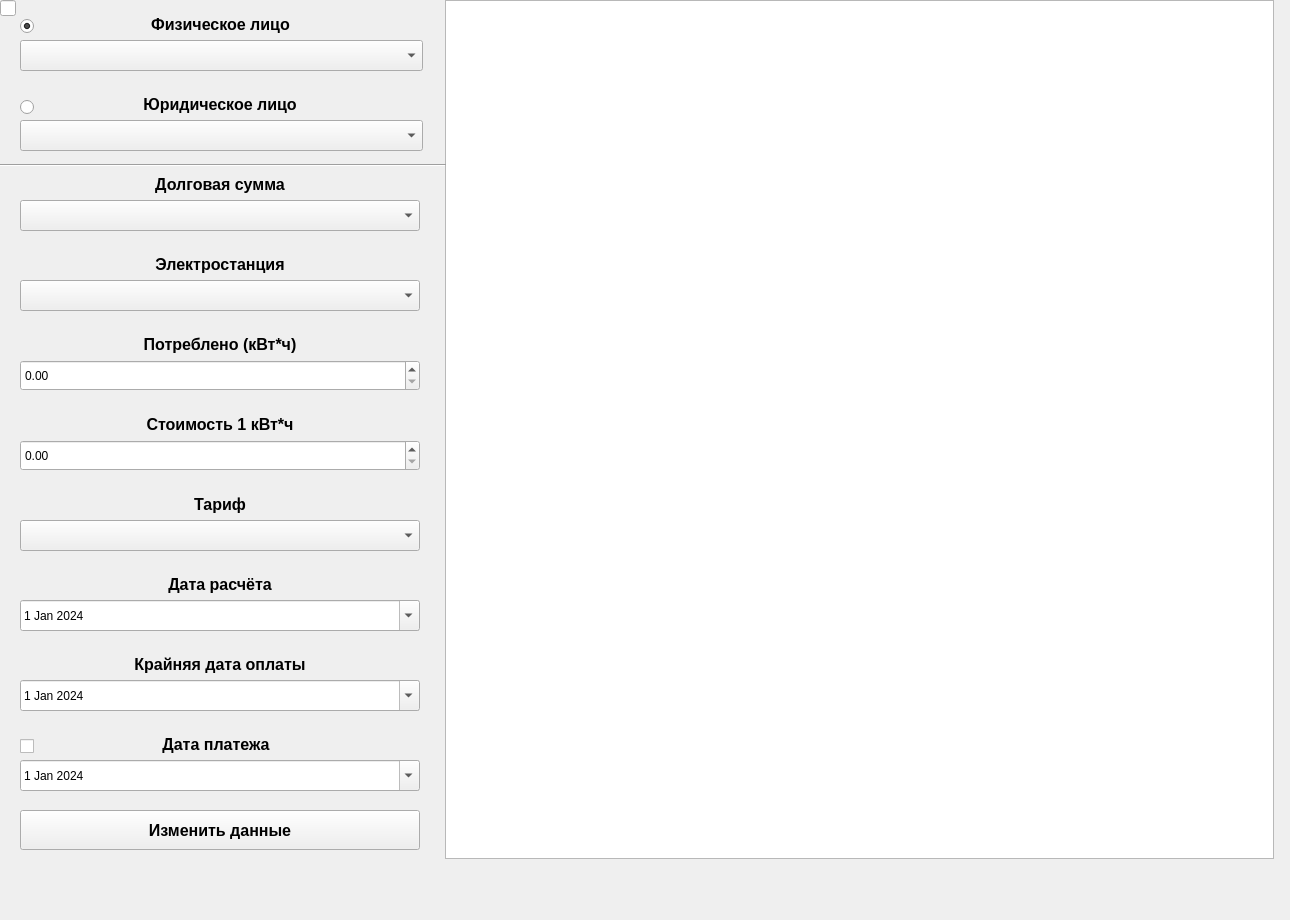
   <widget class="QWidget" name="tab_2">
    <attribute name="title">
     <string>Изменить</string>
    </attribute>
    <widget class="QPushButton" name="updatePushButton">
     <property name="geometry">
      <rect>
       <x>20</x>
       <y>810</y>
       <width>400</width>
       <height>40</height>
      </rect>
     </property>
     <property name="font">
      <font>
       <family>Segoe UI</family>
       <pointsize>12</pointsize>
       <weight>75</weight>
       <italic>false</italic>
       <bold>true</bold>
      </font>
     </property>
     <property name="text">
      <string>Изменить данные</string>
     </property>
    </widget>
    <widget class="QLineEdit" name="updLineEditInd">
     <property name="geometry">
      <rect>
       <x>0</x>
       <y>0</y>
       <width>16</width>
       <height>16</height>
      </rect>
     </property>
    </widget>
    <widget class="QDoubleSpinBox" name="updDoubleSpinBox">
     <property name="geometry">
      <rect>
       <x>20</x>
       <y>360</y>
       <width>400</width>
       <height>31</height>
      </rect>
     </property>
     <property name="decimals">
      <number>2</number>
     </property>
     <property name="maximum">
      <double>999999999.000000000000000</double>
     </property>
     <property name="singleStep">
      <double>1.000000000000000</double>
     </property>
     <property name="stepType">
      <enum>QAbstractSpinBox::AdaptiveDecimalStepType</enum>
     </property>
    </widget>
    <widget class="QComboBox" name="updComboBox_2">
     <property name="geometry">
      <rect>
       <x>20</x>
       <y>120</y>
       <width>403</width>
       <height>31</height>
      </rect>
     </property>
    </widget>
    <widget class="QLabel" name="label_11">
     <property name="geometry">
      <rect>
       <x>20</x>
       <y>650</y>
       <width>400</width>
       <height>30</height>
      </rect>
     </property>
     <property name="font">
      <font>
       <pointsize>12</pointsize>
       <weight>75</weight>
       <italic>false</italic>
       <bold>true</bold>
      </font>
     </property>
     <property name="text">
      <string>&lt;html&gt;&lt;head/&gt;&lt;body&gt;&lt;p align=&quot;center&quot;&gt;Крайняя дата оплаты&lt;/p&gt;&lt;/body&gt;&lt;/html&gt;</string>
     </property>
     <property name="alignment">
      <set>Qt::AlignCenter</set>
     </property>
    </widget>
    <widget class="QLabel" name="label_12">
     <property name="geometry">
      <rect>
       <x>20</x>
       <y>410</y>
       <width>400</width>
       <height>30</height>
      </rect>
     </property>
     <property name="font">
      <font>
       <pointsize>12</pointsize>
       <weight>75</weight>
       <italic>false</italic>
       <bold>true</bold>
      </font>
     </property>
     <property name="text">
      <string>&lt;html&gt;&lt;head/&gt;&lt;body&gt;&lt;p align=&quot;center&quot;&gt;Стоимость 1 кВт*ч&lt;/p&gt;&lt;/body&gt;&lt;/html&gt;</string>
     </property>
     <property name="alignment">
      <set>Qt::AlignCenter</set>
     </property>
    </widget>
    <widget class="QLabel" name="label_13">
     <property name="geometry">
      <rect>
       <x>20</x>
       <y>330</y>
       <width>400</width>
       <height>30</height>
      </rect>
     </property>
     <property name="font">
      <font>
       <pointsize>12</pointsize>
       <weight>75</weight>
       <italic>false</italic>
       <bold>true</bold>
      </font>
     </property>
     <property name="text">
      <string>&lt;html&gt;&lt;head/&gt;&lt;body&gt;&lt;p align=&quot;center&quot;&gt;Потреблено (кВт*ч)&lt;/p&gt;&lt;/body&gt;&lt;/html&gt;</string>
     </property>
     <property name="alignment">
      <set>Qt::AlignCenter</set>
     </property>
    </widget>
    <widget class="QLabel" name="label_14">
     <property name="geometry">
      <rect>
       <x>20</x>
       <y>490</y>
       <width>400</width>
       <height>30</height>
      </rect>
     </property>
     <property name="font">
      <font>
       <pointsize>12</pointsize>
       <weight>75</weight>
       <italic>false</italic>
       <bold>true</bold>
      </font>
     </property>
     <property name="text">
      <string>&lt;html&gt;&lt;head/&gt;&lt;body&gt;&lt;p align=&quot;center&quot;&gt;Тариф&lt;/p&gt;&lt;/body&gt;&lt;/html&gt;</string>
     </property>
     <property name="alignment">
      <set>Qt::AlignCenter</set>
     </property>
    </widget>
    <widget class="QComboBox" name="updComboBox_5">
     <property name="geometry">
      <rect>
       <x>20</x>
       <y>520</y>
       <width>400</width>
       <height>31</height>
      </rect>
     </property>
    </widget>
    <widget class="QLabel" name="label_15">
     <property name="geometry">
      <rect>
       <x>20</x>
       <y>10</y>
       <width>401</width>
       <height>30</height>
      </rect>
     </property>
     <property name="font">
      <font>
       <pointsize>12</pointsize>
       <weight>75</weight>
       <italic>false</italic>
       <bold>true</bold>
      </font>
     </property>
     <property name="text">
      <string>&lt;html&gt;&lt;head/&gt;&lt;body&gt;&lt;p align=&quot;center&quot;&gt;Физическое лицо&lt;/p&gt;&lt;/body&gt;&lt;/html&gt;</string>
     </property>
     <property name="alignment">
      <set>Qt::AlignCenter</set>
     </property>
    </widget>
    <widget class="QDoubleSpinBox" name="updDoubleSpinBox_2">
     <property name="geometry">
      <rect>
       <x>20</x>
       <y>440</y>
       <width>400</width>
       <height>31</height>
      </rect>
     </property>
     <property name="decimals">
      <number>2</number>
     </property>
     <property name="maximum">
      <double>999999999.000000000000000</double>
     </property>
     <property name="singleStep">
      <double>1.000000000000000</double>
     </property>
     <property name="stepType">
      <enum>QAbstractSpinBox::AdaptiveDecimalStepType</enum>
     </property>
    </widget>
    <widget class="QComboBox" name="updComboBox_4">
     <property name="geometry">
      <rect>
       <x>20</x>
       <y>280</y>
       <width>400</width>
       <height>31</height>
      </rect>
     </property>
    </widget>
    <widget class="QLabel" name="label_16">
     <property name="geometry">
      <rect>
       <x>20</x>
       <y>170</y>
       <width>400</width>
       <height>30</height>
      </rect>
     </property>
     <property name="font">
      <font>
       <pointsize>12</pointsize>
       <weight>75</weight>
       <italic>false</italic>
       <bold>true</bold>
      </font>
     </property>
     <property name="text">
      <string>&lt;html&gt;&lt;head/&gt;&lt;body&gt;&lt;p align=&quot;center&quot;&gt;Долговая сумма&lt;/p&gt;&lt;/body&gt;&lt;/html&gt;</string>
     </property>
     <property name="alignment">
      <set>Qt::AlignCenter</set>
     </property>
    </widget>
    <widget class="QDateEdit" name="updDateEdit_2">
     <property name="geometry">
      <rect>
       <x>20</x>
       <y>680</y>
       <width>400</width>
       <height>31</height>
      </rect>
     </property>
     <property name="minimumDate">
      <date>
       <year>2000</year>
       <month>1</month>
       <day>1</day>
      </date>
     </property>
     <property name="calendarPopup">
      <bool>true</bool>
     </property>
     <property name="date">
      <date>
       <year>2024</year>
       <month>1</month>
       <day>1</day>
      </date>
     </property>
    </widget>
    <widget class="QDateEdit" name="updDateEdit">
     <property name="geometry">
      <rect>
       <x>20</x>
       <y>600</y>
       <width>400</width>
       <height>31</height>
      </rect>
     </property>
     <property name="minimumDate">
      <date>
       <year>2000</year>
       <month>1</month>
       <day>1</day>
      </date>
     </property>
     <property name="calendarPopup">
      <bool>true</bool>
     </property>
     <property name="date">
      <date>
       <year>2024</year>
       <month>1</month>
       <day>1</day>
      </date>
     </property>
    </widget>
    <widget class="QComboBox" name="updComboBox">
     <property name="geometry">
      <rect>
       <x>20</x>
       <y>40</y>
       <width>403</width>
       <height>31</height>
      </rect>
     </property>
    </widget>
    <widget class="QLabel" name="label_17">
     <property name="geometry">
      <rect>
       <x>20</x>
       <y>250</y>
       <width>400</width>
       <height>30</height>
      </rect>
     </property>
     <property name="font">
      <font>
       <pointsize>12</pointsize>
       <weight>75</weight>
       <italic>false</italic>
       <bold>true</bold>
      </font>
     </property>
     <property name="text">
      <string>&lt;html&gt;&lt;head/&gt;&lt;body&gt;&lt;p align=&quot;center&quot;&gt;Электростанция&lt;/p&gt;&lt;/body&gt;&lt;/html&gt;</string>
     </property>
     <property name="alignment">
      <set>Qt::AlignCenter</set>
     </property>
    </widget>
    <widget class="QLabel" name="label_18">
     <property name="geometry">
      <rect>
       <x>20</x>
       <y>90</y>
       <width>400</width>
       <height>30</height>
      </rect>
     </property>
     <property name="font">
      <font>
       <pointsize>12</pointsize>
       <weight>75</weight>
       <italic>false</italic>
       <bold>true</bold>
      </font>
     </property>
     <property name="text">
      <string>&lt;html&gt;&lt;head/&gt;&lt;body&gt;&lt;p align=&quot;center&quot;&gt;Юридическое лицо&lt;/p&gt;&lt;/body&gt;&lt;/html&gt;</string>
     </property>
    </widget>
    <widget class="QTableView" name="updTableView">
     <property name="geometry">
      <rect>
       <x>445</x>
       <y>0</y>
       <width>829</width>
       <height>859</height>
      </rect>
     </property>
    </widget>
    <widget class="QComboBox" name="updComboBox_3">
     <property name="geometry">
      <rect>
       <x>20</x>
       <y>200</y>
       <width>400</width>
       <height>31</height>
      </rect>
     </property>
    </widget>
    <widget class="QLabel" name="label_19">
     <property name="geometry">
      <rect>
       <x>16</x>
       <y>730</y>
       <width>400</width>
       <height>30</height>
      </rect>
     </property>
     <property name="font">
      <font>
       <pointsize>12</pointsize>
       <weight>75</weight>
       <italic>false</italic>
       <bold>true</bold>
      </font>
     </property>
     <property name="text">
      <string>&lt;html&gt;&lt;head/&gt;&lt;body&gt;&lt;p align=&quot;center&quot;&gt;Дата платежа&lt;/p&gt;&lt;/body&gt;&lt;/html&gt;</string>
     </property>
     <property name="alignment">
      <set>Qt::AlignCenter</set>
     </property>
    </widget>
    <widget class="QDateEdit" name="updDateEdit_3">
     <property name="geometry">
      <rect>
       <x>20</x>
       <y>760</y>
       <width>400</width>
       <height>31</height>
      </rect>
     </property>
     <property name="minimumDate">
      <date>
       <year>2000</year>
       <month>1</month>
       <day>1</day>
      </date>
     </property>
     <property name="calendarPopup">
      <bool>true</bool>
     </property>
     <property name="date">
      <date>
       <year>2024</year>
       <month>1</month>
       <day>1</day>
      </date>
     </property>
    </widget>
    <widget class="QLabel" name="label_21">
     <property name="geometry">
      <rect>
       <x>20</x>
       <y>570</y>
       <width>400</width>
       <height>30</height>
      </rect>
     </property>
     <property name="font">
      <font>
       <pointsize>12</pointsize>
       <weight>75</weight>
       <italic>false</italic>
       <bold>true</bold>
      </font>
     </property>
     <property name="text">
      <string>&lt;html&gt;&lt;head/&gt;&lt;body&gt;&lt;p align=&quot;center&quot;&gt;Дата расчёта&lt;/p&gt;&lt;/body&gt;&lt;/html&gt;</string>
     </property>
     <property name="alignment">
      <set>Qt::AlignCenter</set>
     </property>
    </widget>
    <widget class="QCheckBox" name="checkBox_2">
     <property name="geometry">
      <rect>
       <x>20</x>
       <y>738</y>
       <width>83</width>
       <height>17</height>
      </rect>
     </property>
     <property name="text">
      <string/>
     </property>
     <property name="checked">
      <bool>false</bool>
     </property>
     <property name="tristate">
      <bool>false</bool>
     </property>
    </widget>
    <widget class="QRadioButton" name="radioButton_3">
     <property name="geometry">
      <rect>
       <x>20</x>
       <y>99</y>
       <width>91</width>
       <height>16</height>
      </rect>
     </property>
     <property name="text">
      <string/>
     </property>
    </widget>
    <widget class="QRadioButton" name="radioButton_4">
     <property name="geometry">
      <rect>
       <x>20</x>
       <y>18</y>
       <width>97</width>
       <height>16</height>
      </rect>
     </property>
     <property name="text">
      <string/>
     </property>
     <property name="checkable">
      <bool>true</bool>
     </property>
     <property name="checked">
      <bool>true</bool>
     </property>
    </widget>
    <widget class="Line" name="line_2">
     <property name="geometry">
      <rect>
       <x>-20</x>
       <y>150</y>
       <width>466</width>
       <height>31</height>
      </rect>
     </property>
     <property name="frameShadow">
      <enum>QFrame::Sunken</enum>
     </property>
     <property name="lineWidth">
      <number>1</number>
     </property>
     <property name="orientation">
      <enum>Qt::Horizontal</enum>
     </property>
    </widget>
    <widget class="QLabel" name="label_32">
     <property name="geometry">
      <rect>
       <x>0</x>
       <y>-40</y>
       <width>1281</width>
       <height>911</height>
      </rect>
     </property>
     <property name="text">
      <string>&lt;html&gt;&lt;head/&gt;&lt;body&gt;&lt;p&gt;&lt;img src=&quot;:/invwin.png&quot;/&gt;&lt;/p&gt;&lt;/body&gt;&lt;/html&gt;</string>
     </property>
    </widget>
    <zorder>label_32</zorder>
    <zorder>updatePushButton</zorder>
    <zorder>updLineEditInd</zorder>
    <zorder>updDoubleSpinBox</zorder>
    <zorder>updComboBox_2</zorder>
    <zorder>label_11</zorder>
    <zorder>label_12</zorder>
    <zorder>label_13</zorder>
    <zorder>label_14</zorder>
    <zorder>updComboBox_5</zorder>
    <zorder>label_15</zorder>
    <zorder>updDoubleSpinBox_2</zorder>
    <zorder>updComboBox_4</zorder>
    <zorder>label_16</zorder>
    <zorder>updDateEdit_2</zorder>
    <zorder>updDateEdit</zorder>
    <zorder>updComboBox</zorder>
    <zorder>label_17</zorder>
    <zorder>label_18</zorder>
    <zorder>updTableView</zorder>
    <zorder>updComboBox_3</zorder>
    <zorder>label_19</zorder>
    <zorder>updDateEdit_3</zorder>
    <zorder>label_21</zorder>
    <zorder>checkBox_2</zorder>
    <zorder>radioButton_3</zorder>
    <zorder>radioButton_4</zorder>
    <zorder>line_2</zorder>
   </widget>
